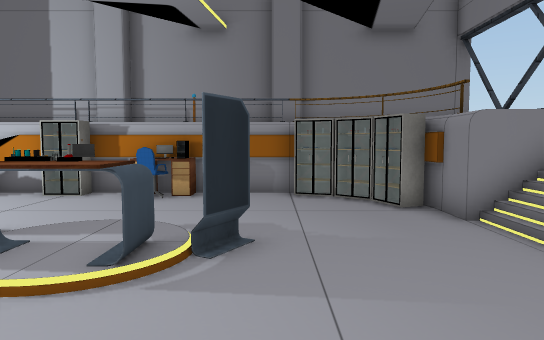
View 1 (above)

15 first-person views from a walk through a scene from a Unity 3-D project. The camera is 1.4 m above the floor, tilts 4° down and sees 70° across. The floor is counted in squares, 1 m on a side. Each view is taken from the middle of a square. On the plan, view 1 faces up. The plan holds only what a view shows up to about 16 squares ahead; the rest is blank. The player character is not drawn. Some animated figures are not drawn. Some surface patterns are stand-ins.

View 2
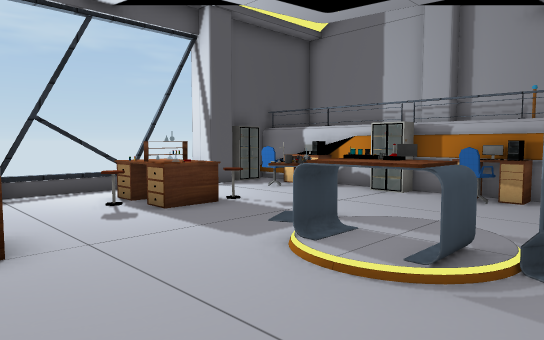

View 3
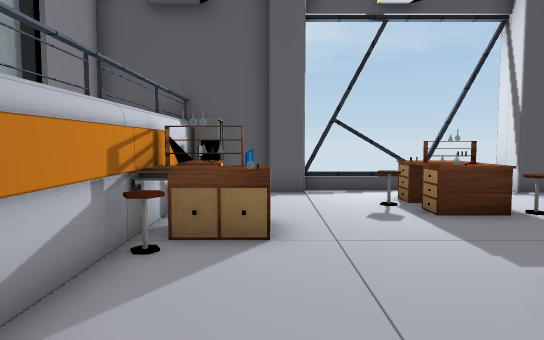

View 4
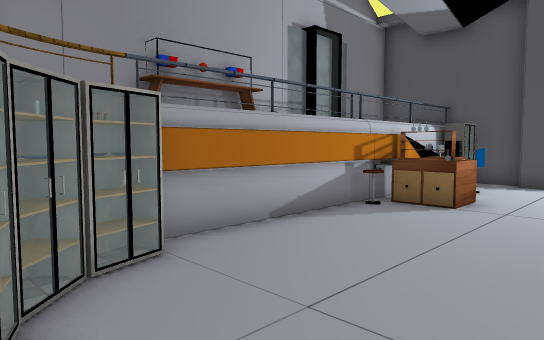

View 5
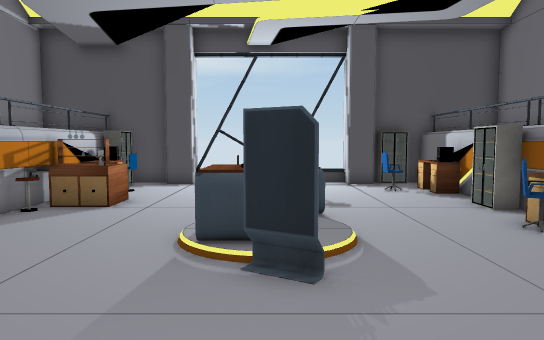

View 6
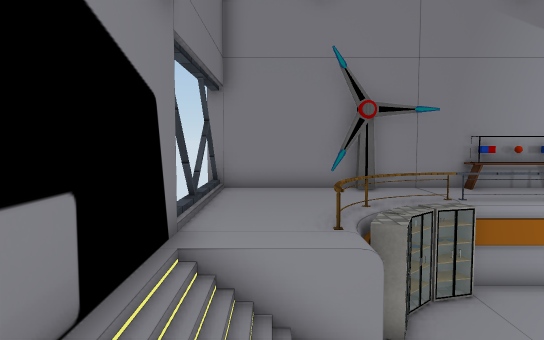

View 7
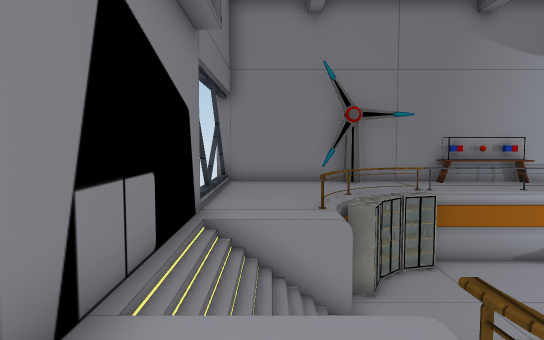

View 8
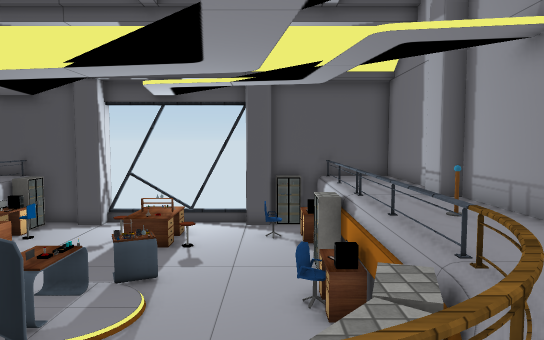

View 9
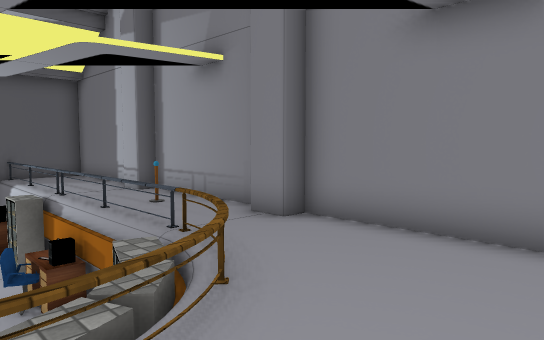

View 10
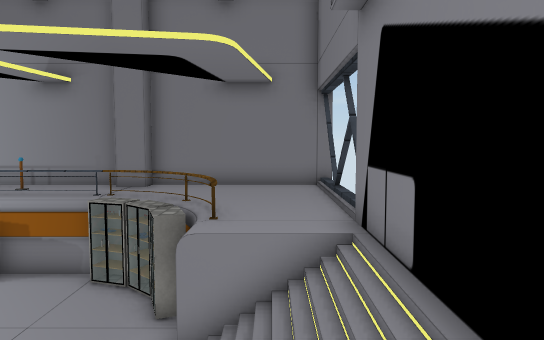

View 11
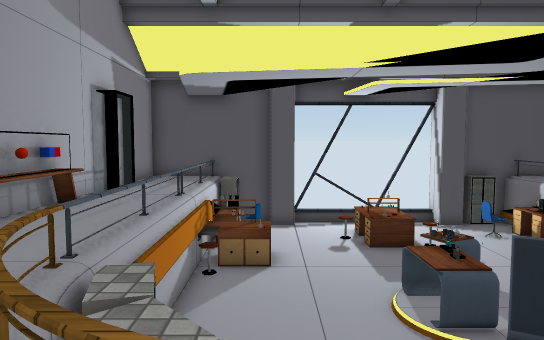

View 12
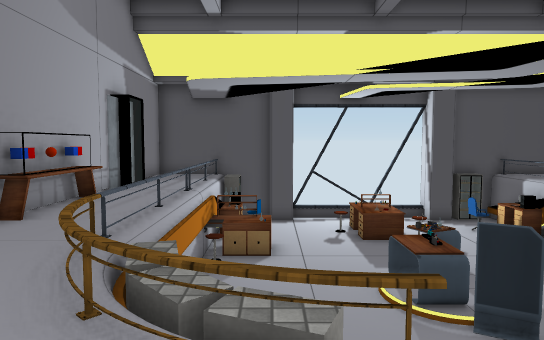

View 13
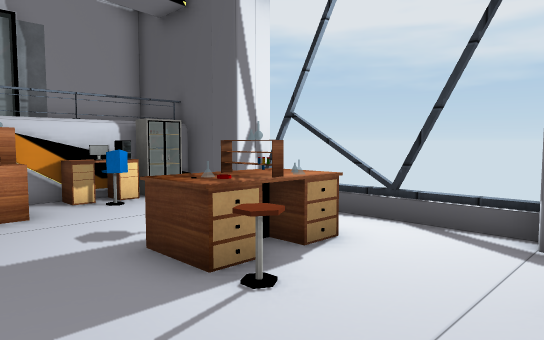

View 14
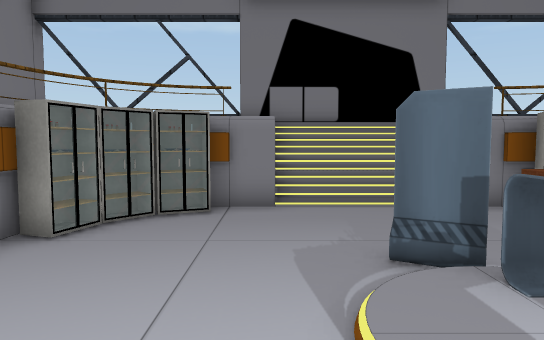

View 15
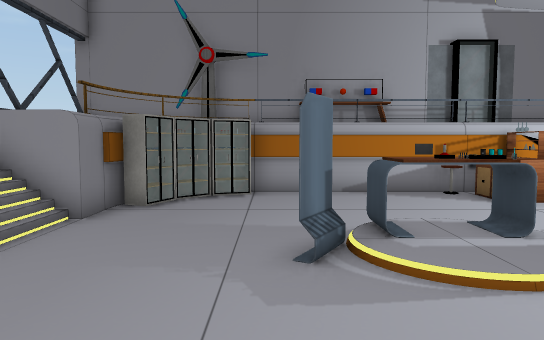

### Floor plan
Key: @ floor where view 1 was taken; # wall or solid block; x gap in a wall; . main floor; : floor 0.25 m higher than the main floor; + floor 2 m higher than the main floor; / step, stairs or slope; = window, fence, low wall or low ledge; P pillar; T table; C chair; M computer; F fence; S stool; O other object.
Columns run from 12 left of view 1 to 7 right of it. Each row starts with its distance up from view 1.
 14 ######P#####P#######
 13 #+++++PP++O+PP+++++
 12 #++++++++++++++++++
 11 #==T#===###==##++++
 10 #=.OO.=xTCM..=#F+++
  9 ##.C...........=F++
  8 #P.............#F++x
  7  ...............///#
  6  ..#SS.T#O:.....///#
  5  .T OT.##O O....///#
  4  ..ST....OO.....///#
  3  ..S............#=/#
  2 #P.............#F++x
  1 #P.S.T ........=F++
  0 ##xM# TS....@==#+++
 -1 #==T# TS=====#F++++
 -2 #++++++++++++++++++
 -3 #++++++++++++++++++
 -4 #####=###OO#########

Where each view was taken, in squares from view 1:
view 1: 0 up, 0 right, facing up
view 2: 0 up, 0 right, facing up-left
view 3: 1 up, 0 right, facing left
view 4: 4 up, 3 right, facing down-left
view 5: 5 up, 4 right, facing left
view 6: 8 up, 5 right, facing down
view 7: 10 up, 5 right, facing down
view 8: 9 up, 5 right, facing left
view 9: 8 up, 6 right, facing up-left
view 10: 1 up, 5 right, facing up
view 11: 1 up, 5 right, facing left
view 12: 1 up, 6 right, facing left
view 13: 9 up, 5 left, facing down-left
view 14: 7 up, 5 left, facing right
view 15: 10 up, 0 right, facing down
